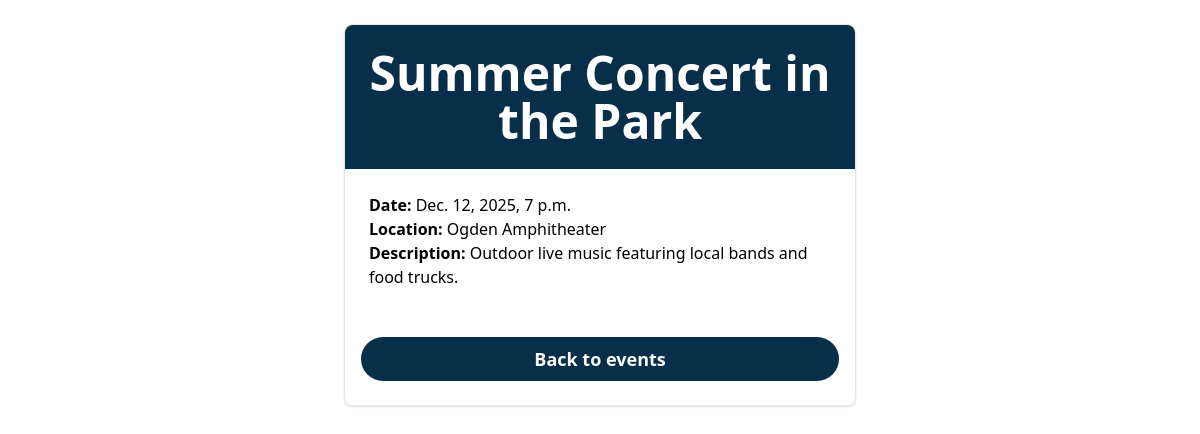
The page /events/5/ on the database its author committed.
### events/models.py (models this page shows, shortened)
class Event(models.Model):
    title = models.CharField(max_length=200)
    description = models.TextField()
    location = models.CharField(max_length=255)
    date_time = models.DateTimeField()

### events/views.py (the view)
# urls.py: path("<int:pk>/", views.event_detail, name="event_detail"),
def event_detail(request, pk):
    event = get_object_or_404(Event, pk=pk)
    return render(request, "events/event_detail.html", {"event": event})

### events/templates/events/event_detail.html
{% load static %}
<script src="https://cdn.tailwindcss.com"></script>
<div class="block m-6 mx-auto border rounded-lg shadow hover:shadow-lg hover:bg-gray-50 transition cursor-pointer max-w-lg mx-4">
    <h1 class="bg-sky-950 text-white p-6 rounded-t-lg w-full text-5xl font-bold text-center py-6">{{ event.title }}</h1>
    <div class="p-6">
        <p><strong>Date:</strong> {{ event.date_time }} </p>
        <p><strong>Location:</strong> {{ event.location }} </p>
        <p><strong>Description:</strong> {{ event.description }} </p>
    </div>
    <a href="{% url 'event_list' %}" class="m-6 text-center block mx-4 bg-sky-950 text-white text-lg font-semibold p-2 rounded-3xl hover:bg-sky-200 hover:text-black">Back to events</a>
</div>

### rows shown on the page
Event: title "Summer Concert in the Park", date_time "Dec. 12, 2025, 7 p.m.", location "Ogden Amphitheater", description "Outdoor live music featuring local bands and food trucks."
